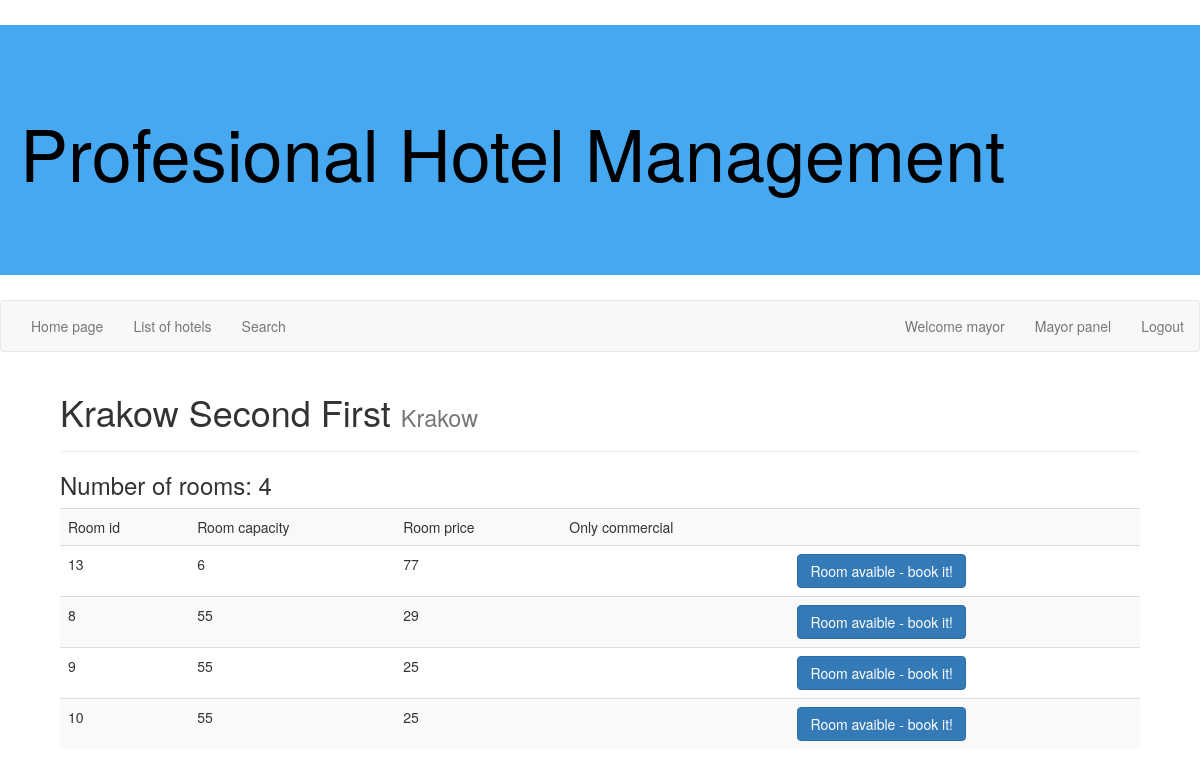
Screenshot of /php/hotel.php?id=2 (signed in) with the database file from the repository.
### tables this page shows
CREATE TABLE `users` (
  `user_id` int(8) NOT NULL,
  `user_name` varchar(255) NOT NULL,
  `user_pass` varchar(255) NOT NULL,
  `user_level` smallint(4) NOT NULL DEFAULT '1',
  `user_firstname` varchar(255) NOT NULL,
  `user_lastname` varchar(255) NOT NULL,
  `user_birthdate` int(8) NOT NULL,
  `user_adress` varchar(255) NOT NULL,
  `user_tel` int(8) NOT NULL,
  `user_status` smallint(4) NOT NULL DEFAULT '1',
  `user_deleted` int(1) NOT NULL DEFAULT '0'
);

CREATE TABLE `hotels` (
  `hotel_id` int(8) NOT NULL,
  `hotel_name` varchar(255) NOT NULL,
  `hotel_location` varchar(255) NOT NULL,
  `hotel_min_price` int(8) NOT NULL DEFAULT '0',
  `hotel_max_price` int(8) NOT NULL DEFAULT '0',
  `hotel_rooms` int(11) NOT NULL
);

CREATE TABLE `rooms` (
  `room_id` int(8) NOT NULL,
  `hotel_id` int(8) NOT NULL,
  `room_capacity` int(8) NOT NULL,
  `room_price` int(8) NOT NULL,
  `room_user_status_req` int(11) NOT NULL
);

### php/core.php (called while the page is built, shortened)
<?php
function dbquery($query) {
	$result = @mysql_query($query);
	if (!$result) {
		echo mysql_error();
		return false;
	} else {
		return $result;
	}
}
function dbrows($query) {
	$result = @mysql_num_rows($query);
	return $result;
}
function dbarray($query) {
	$result = @mysql_fetch_assoc($query);
	if (!$result) {
		return false;
	} else {
		return $result;
	}
}
?>

### php/hotel.php (the view, shortened to what this page needs)
<?php
require_once "core.php";
require_once "style/head.php";
$query = dbquery("SELECT * FROM hotels WHERE `hotel_id` = '".$_GET['id']."'");
if(!dbrows($query)){ echo "Unfortunatly there is no hotel with this id"; }
else{
$hotel = dbarray($query);
?>
<div class="page-header">
	<h1><?php echo $hotel['hotel_name']." <small>".$hotel['hotel_location']."</small>"; ?> </h1>
</div>
<h3>Number of rooms: <?php echo $hotel['hotel_rooms']; ?></h3>
<table class="table table-striped">
<tr><td>Room id</td><td>Room capacity</td><td>Room price</td><td>Only commercial</td><td></td></tr>
<?php
$query = dbquery("SELECT * FROM rooms WHERE `hotel_id` = '".$hotel['hotel_id']."' ORDER BY `room_price` DESC");
while($room = dbarray($query))
{
	echo "<tr><td>".$room['room_id']."</td><td>".$room['room_capacity']."</td><td>".$room['room_price']."</td><td>".($room['room_user_status_req'] == 2 ? "Commercial" : "")."</td>
	<td>";
	$endq = dbquery("SELECT `booking_end_date` FROM bookings WHERE `booking_start_date`<'".time()."' AND `booking_end_date` > '".time()."' AND `room_id` = '".$room['room_id']."'");
	if(!$commercial && $room['room_user_status_req']==2)
	{
		echo "<button type=\"button\" class=\"btn btn-warning\"> You are not commercial</a>";
	}elseif(dbrows($endq)){
		echo "<button type=\"button\" class=\"btn btn-danger\"> Room booked</a>";
	}
	else{
		echo "<a href=\"book_room.php?id=".$room['room_id']."\" class=\"btn btn-primary\"> Room avaible - book it!</a>";
	}
	echo "</td></tr>\n";
}
?>
</table>
<?php
}
require_once "style/foot.php";
?>

### php/style/head.php (shortened to what this page needs)
<?php if(!defined("BASE")) die("Acc denied");
$user; $userid; $username; $userlevel; $logged = false; $commercial = false;
if(isset($_COOKIE['HOTEL_MAN_USER'])){
	$cookiedata = explode(",", $_COOKIE['HOTEL_MAN_USER']);
	$query = dbquery("SELECT * FROM users WHERE `user_id` = '".$cookiedata[0]."' AND `user_pass` = '".$cookiedata[1]."' AND `user_deleted` != '1' ");
	if(dbrows($query))
	{
		$user = dbarray($query);
		$username = $user['user_name'];
		$userlevel = $user['user_level'];
		$logged = true;
		$commercial = ($user['user_status'] == 2 ? true : false);
	}
}
?>
<!DOCTYPE html>
<html>
<head>
	<link rel="stylesheet" href="<?php echo BASE; ?>style/maincss.css" type="text/css" />
	<link rel="stylesheet" href="<?php echo BASE; ?>style/bootstrap.css" type="text/css" />
</head>
<body>
<div class="logo"><a href="<?php echo BASE; ?>">Profesional Hotel Management</a></div>
<nav class="navbar navbar-default">
	<div class="navbar-fluid">
		<div class="collapse navbar-collapse">
			<ul class="nav navbar-nav">
				<li><a href="<?php echo BASE; ?>index.php">Home page</a></li>
				<li><a href="<?php echo BASE; ?>hotels.php">List of hotels</a></li>
				<li><a href="<?php echo BASE; ?>search.php">Search</a></li>
			</ul>
<?php
if($logged){
?>
			<ul class="nav navbar-nav navbar-right">
				<li><a href="<?php echo BASE; ?>profile.php">Welcome <?php echo $username; ?></a></li>
<?php
		if($userlevel > 90){
?>
				<li><a href="<?php echo BASE; ?>admin/">Admin panel</a></li>
<?php
		}elseif($userlevel > 9){
?>
				<li><a href="<?php echo BASE; ?>admin/remove_booking.php">Mayor panel</a></li>
<?php
		}
?>
				<li><a href="<?php echo BASE; ?>logout.php">Logout</a></li>
			</ul>
<?php
}
?>
		</div>
	</div>
</nav>
<div class="content">

### php/style/maincss.css (style rules this page uses)
.logo { width: 100%; background-color: rgb(70, 168, 240); height: 250px; font-size: 72px; margin: 25px 0px 25px 0px; padding: 75px 0px 0px 20px; }
.logo a { color: #000000; }
.content { min-width: 720px; width: 90%; margin: auto; }

### rows the page displays
users: user_name "mayor"
hotels: hotel_name "Krakow Second First", hotel_location "Krakow", hotel_rooms "4"
rooms: room_id "13", room_capacity "6", room_price "77"
rooms: room_id "8", room_capacity "55", room_price "29"
rooms: room_id "9", room_capacity "55", room_price "25"
rooms: room_id "10", room_capacity "55", room_price "25"
